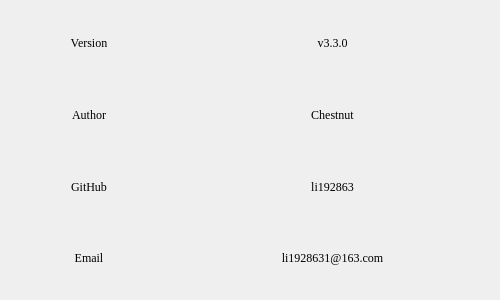
<?xml version="1.0" encoding="UTF-8"?>
<ui version="4.0">
 <class>About</class>
 <widget class="QDialog" name="About">
  <property name="geometry">
   <rect>
    <x>0</x>
    <y>0</y>
    <width>500</width>
    <height>300</height>
   </rect>
  </property>
  <property name="windowTitle">
   <string>关于</string>
  </property>
  <widget class="QWidget" name="verticalLayoutWidget">
   <property name="geometry">
    <rect>
     <x>10</x>
     <y>10</y>
     <width>481</width>
     <height>281</height>
    </rect>
   </property>
   <layout class="QVBoxLayout" name="verticalLayout">
    <item>
     <layout class="QHBoxLayout" name="horizontalLayout_3" stretch="2,4">
      <item>
       <widget class="QLabel" name="label_5">
        <property name="font">
         <font>
          <family>Times New Roman</family>
         </font>
        </property>
        <property name="text">
         <string>Version</string>
        </property>
        <property name="alignment">
         <set>Qt::AlignCenter</set>
        </property>
       </widget>
      </item>
      <item>
       <widget class="QLabel" name="label_8">
        <property name="font">
         <font>
          <family>Times New Roman</family>
         </font>
        </property>
        <property name="text">
         <string>v3.3.0</string>
        </property>
        <property name="alignment">
         <set>Qt::AlignCenter</set>
        </property>
       </widget>
      </item>
     </layout>
    </item>
    <item>
     <layout class="QHBoxLayout" name="horizontalLayout" stretch="2,4">
      <item>
       <widget class="QLabel" name="label">
        <property name="font">
         <font>
          <family>Times New Roman</family>
         </font>
        </property>
        <property name="text">
         <string>Author</string>
        </property>
        <property name="alignment">
         <set>Qt::AlignCenter</set>
        </property>
       </widget>
      </item>
      <item>
       <widget class="QLabel" name="label_2">
        <property name="font">
         <font>
          <family>Times New Roman</family>
         </font>
        </property>
        <property name="text">
         <string>Chestnut</string>
        </property>
        <property name="alignment">
         <set>Qt::AlignCenter</set>
        </property>
       </widget>
      </item>
     </layout>
    </item>
    <item>
     <layout class="QHBoxLayout" name="horizontalLayout_2" stretch="2,4">
      <item>
       <widget class="QLabel" name="label_3">
        <property name="font">
         <font>
          <family>Times New Roman</family>
         </font>
        </property>
        <property name="text">
         <string>GitHub</string>
        </property>
        <property name="alignment">
         <set>Qt::AlignCenter</set>
        </property>
       </widget>
      </item>
      <item>
       <widget class="QLabel" name="label_4">
        <property name="font">
         <font>
          <family>Times New Roman</family>
         </font>
        </property>
        <property name="text">
         <string>li192863</string>
        </property>
        <property name="alignment">
         <set>Qt::AlignCenter</set>
        </property>
       </widget>
      </item>
     </layout>
    </item>
    <item>
     <layout class="QHBoxLayout" name="horizontalLayout_4" stretch="2,4">
      <item>
       <widget class="QLabel" name="label_6">
        <property name="font">
         <font>
          <family>Times New Roman</family>
         </font>
        </property>
        <property name="text">
         <string>Email</string>
        </property>
        <property name="alignment">
         <set>Qt::AlignCenter</set>
        </property>
       </widget>
      </item>
      <item>
       <widget class="QLabel" name="label_7">
        <property name="font">
         <font>
          <family>Times New Roman</family>
         </font>
        </property>
        <property name="text">
         <string>li1928631@163.com</string>
        </property>
        <property name="alignment">
         <set>Qt::AlignCenter</set>
        </property>
       </widget>
      </item>
     </layout>
    </item>
   </layout>
  </widget>
 </widget>
 <resources/>
 <connections/>
</ui>
